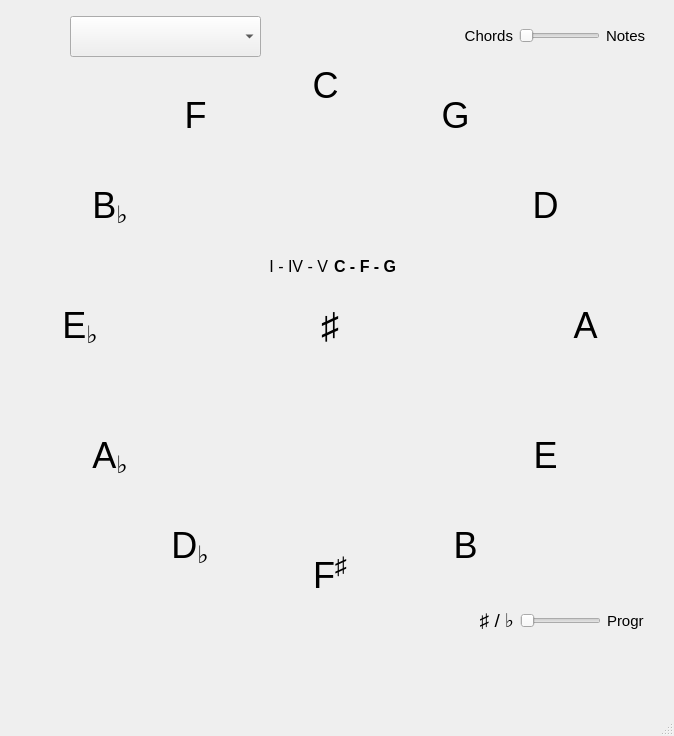
<?xml version="1.0" encoding="UTF-8"?>
<ui version="4.0">
 <class>MainWindow</class>
 <widget class="QMainWindow" name="MainWindow">
  <property name="geometry">
   <rect>
    <x>0</x>
    <y>0</y>
    <width>674</width>
    <height>736</height>
   </rect>
  </property>
  <property name="sizePolicy">
   <sizepolicy hsizetype="Fixed" vsizetype="Fixed">
    <horstretch>0</horstretch>
    <verstretch>0</verstretch>
   </sizepolicy>
  </property>
  <property name="windowTitle">
   <string>Circle of Fifths</string>
  </property>
  <widget class="QWidget" name="centralwidget">
   <widget class="QLabel" name="BaseLabel">
    <property name="geometry">
     <rect>
      <x>80</x>
      <y>80</y>
      <width>501</width>
      <height>501</height>
     </rect>
    </property>
    <property name="text">
     <string/>
    </property>
    <property name="pixmap">
     <pixmap resource="CircleOfFifths.qrc">:/images/circle.png</pixmap>
    </property>
    <property name="scaledContents">
     <bool>true</bool>
    </property>
    <property name="alignment">
     <set>Qt::AlignCenter</set>
    </property>
   </widget>
   <widget class="myLabel" name="CLabel">
    <property name="geometry">
     <rect>
      <x>300</x>
      <y>60</y>
      <width>51</width>
      <height>51</height>
     </rect>
    </property>
    <property name="font">
     <font>
      <pointsize>27</pointsize>
     </font>
    </property>
    <property name="text">
     <string>C</string>
    </property>
    <property name="alignment">
     <set>Qt::AlignCenter</set>
    </property>
   </widget>
   <widget class="myLabel" name="ALabel">
    <property name="geometry">
     <rect>
      <x>560</x>
      <y>300</y>
      <width>51</width>
      <height>51</height>
     </rect>
    </property>
    <property name="font">
     <font>
      <pointsize>27</pointsize>
     </font>
    </property>
    <property name="text">
     <string>A</string>
    </property>
    <property name="alignment">
     <set>Qt::AlignCenter</set>
    </property>
   </widget>
   <widget class="myLabel" name="EbLabel">
    <property name="geometry">
     <rect>
      <x>50</x>
      <y>300</y>
      <width>60</width>
      <height>51</height>
     </rect>
    </property>
    <property name="font">
     <font>
      <pointsize>27</pointsize>
     </font>
    </property>
    <property name="text">
     <string>E&lt;sub&gt;♭&lt;/sub&gt;</string>
    </property>
    <property name="alignment">
     <set>Qt::AlignCenter</set>
    </property>
   </widget>
   <widget class="myLabel" name="FsLabel">
    <property name="geometry">
     <rect>
      <x>300</x>
      <y>550</y>
      <width>60</width>
      <height>51</height>
     </rect>
    </property>
    <property name="font">
     <font>
      <pointsize>27</pointsize>
     </font>
    </property>
    <property name="text">
     <string>F&lt;sup&gt;♯&lt;/sup&gt;</string>
    </property>
    <property name="alignment">
     <set>Qt::AlignCenter</set>
    </property>
   </widget>
   <widget class="myLabel" name="GLabel">
    <property name="geometry">
     <rect>
      <x>430</x>
      <y>90</y>
      <width>51</width>
      <height>51</height>
     </rect>
    </property>
    <property name="font">
     <font>
      <pointsize>27</pointsize>
     </font>
    </property>
    <property name="text">
     <string>G</string>
    </property>
    <property name="alignment">
     <set>Qt::AlignCenter</set>
    </property>
   </widget>
   <widget class="myLabel" name="DLabel">
    <property name="geometry">
     <rect>
      <x>520</x>
      <y>180</y>
      <width>51</width>
      <height>51</height>
     </rect>
    </property>
    <property name="font">
     <font>
      <pointsize>27</pointsize>
     </font>
    </property>
    <property name="text">
     <string>D</string>
    </property>
    <property name="alignment">
     <set>Qt::AlignCenter</set>
    </property>
   </widget>
   <widget class="myLabel" name="ELabel">
    <property name="geometry">
     <rect>
      <x>520</x>
      <y>430</y>
      <width>51</width>
      <height>51</height>
     </rect>
    </property>
    <property name="font">
     <font>
      <pointsize>27</pointsize>
     </font>
    </property>
    <property name="text">
     <string>E</string>
    </property>
    <property name="alignment">
     <set>Qt::AlignCenter</set>
    </property>
   </widget>
   <widget class="myLabel" name="BLabel">
    <property name="geometry">
     <rect>
      <x>440</x>
      <y>520</y>
      <width>51</width>
      <height>51</height>
     </rect>
    </property>
    <property name="font">
     <font>
      <pointsize>27</pointsize>
     </font>
    </property>
    <property name="text">
     <string>B</string>
    </property>
    <property name="alignment">
     <set>Qt::AlignCenter</set>
    </property>
   </widget>
   <widget class="myLabel" name="DbLabel">
    <property name="geometry">
     <rect>
      <x>160</x>
      <y>520</y>
      <width>60</width>
      <height>51</height>
     </rect>
    </property>
    <property name="font">
     <font>
      <pointsize>27</pointsize>
     </font>
    </property>
    <property name="text">
     <string>D&lt;sub&gt;♭&lt;/sub&gt;</string>
    </property>
    <property name="alignment">
     <set>Qt::AlignCenter</set>
    </property>
   </widget>
   <widget class="myLabel" name="AbLabel">
    <property name="geometry">
     <rect>
      <x>80</x>
      <y>430</y>
      <width>60</width>
      <height>51</height>
     </rect>
    </property>
    <property name="font">
     <font>
      <pointsize>27</pointsize>
     </font>
    </property>
    <property name="text">
     <string>A&lt;sub&gt;♭&lt;/sub&gt;</string>
    </property>
    <property name="alignment">
     <set>Qt::AlignCenter</set>
    </property>
   </widget>
   <widget class="myLabel" name="BbLabel">
    <property name="geometry">
     <rect>
      <x>80</x>
      <y>180</y>
      <width>60</width>
      <height>51</height>
     </rect>
    </property>
    <property name="font">
     <font>
      <pointsize>27</pointsize>
     </font>
    </property>
    <property name="text">
     <string>B&lt;sub&gt;♭&lt;/sub&gt;</string>
    </property>
    <property name="alignment">
     <set>Qt::AlignCenter</set>
    </property>
   </widget>
   <widget class="myLabel" name="FLabel">
    <property name="geometry">
     <rect>
      <x>170</x>
      <y>90</y>
      <width>51</width>
      <height>51</height>
     </rect>
    </property>
    <property name="font">
     <font>
      <pointsize>27</pointsize>
     </font>
    </property>
    <property name="text">
     <string>F</string>
    </property>
    <property name="alignment">
     <set>Qt::AlignCenter</set>
    </property>
   </widget>
   <widget class="QLabel" name="SharpFlatLabel">
    <property name="geometry">
     <rect>
      <x>300</x>
      <y>300</y>
      <width>60</width>
      <height>51</height>
     </rect>
    </property>
    <property name="font">
     <font>
      <pointsize>27</pointsize>
     </font>
    </property>
    <property name="text">
     <string>♯</string>
    </property>
    <property name="alignment">
     <set>Qt::AlignCenter</set>
    </property>
   </widget>
   <widget class="QLabel" name="chordLabel1">
    <property name="geometry">
     <rect>
      <x>400</x>
      <y>150</y>
      <width>51</width>
      <height>51</height>
     </rect>
    </property>
    <property name="font">
     <font>
      <pointsize>12</pointsize>
     </font>
    </property>
    <property name="text">
     <string/>
    </property>
    <property name="alignment">
     <set>Qt::AlignCenter</set>
    </property>
   </widget>
   <widget class="QLabel" name="chordLabel2">
    <property name="geometry">
     <rect>
      <x>470</x>
      <y>220</y>
      <width>51</width>
      <height>51</height>
     </rect>
    </property>
    <property name="font">
     <font>
      <pointsize>12</pointsize>
     </font>
    </property>
    <property name="text">
     <string/>
    </property>
    <property name="alignment">
     <set>Qt::AlignCenter</set>
    </property>
   </widget>
   <widget class="QLabel" name="chordLabel3">
    <property name="geometry">
     <rect>
      <x>490</x>
      <y>300</y>
      <width>51</width>
      <height>51</height>
     </rect>
    </property>
    <property name="font">
     <font>
      <pointsize>12</pointsize>
     </font>
    </property>
    <property name="text">
     <string/>
    </property>
    <property name="alignment">
     <set>Qt::AlignCenter</set>
    </property>
   </widget>
   <widget class="QLabel" name="chordLabel4">
    <property name="geometry">
     <rect>
      <x>460</x>
      <y>400</y>
      <width>51</width>
      <height>51</height>
     </rect>
    </property>
    <property name="font">
     <font>
      <pointsize>12</pointsize>
     </font>
    </property>
    <property name="text">
     <string/>
    </property>
    <property name="alignment">
     <set>Qt::AlignCenter</set>
    </property>
   </widget>
   <widget class="QLabel" name="chordLabel5">
    <property name="geometry">
     <rect>
      <x>410</x>
      <y>460</y>
      <width>51</width>
      <height>51</height>
     </rect>
    </property>
    <property name="font">
     <font>
      <pointsize>12</pointsize>
     </font>
    </property>
    <property name="text">
     <string/>
    </property>
    <property name="alignment">
     <set>Qt::AlignCenter</set>
    </property>
   </widget>
   <widget class="QLabel" name="chordLabel6">
    <property name="geometry">
     <rect>
      <x>310</x>
      <y>490</y>
      <width>51</width>
      <height>51</height>
     </rect>
    </property>
    <property name="font">
     <font>
      <pointsize>12</pointsize>
     </font>
    </property>
    <property name="text">
     <string/>
    </property>
    <property name="alignment">
     <set>Qt::AlignCenter</set>
    </property>
   </widget>
   <widget class="QLabel" name="chordLabel7">
    <property name="geometry">
     <rect>
      <x>210</x>
      <y>460</y>
      <width>51</width>
      <height>51</height>
     </rect>
    </property>
    <property name="font">
     <font>
      <pointsize>12</pointsize>
     </font>
    </property>
    <property name="text">
     <string/>
    </property>
    <property name="alignment">
     <set>Qt::AlignCenter</set>
    </property>
   </widget>
   <widget class="QLabel" name="chordLabel8">
    <property name="geometry">
     <rect>
      <x>150</x>
      <y>400</y>
      <width>51</width>
      <height>51</height>
     </rect>
    </property>
    <property name="font">
     <font>
      <pointsize>12</pointsize>
     </font>
    </property>
    <property name="text">
     <string/>
    </property>
    <property name="alignment">
     <set>Qt::AlignCenter</set>
    </property>
   </widget>
   <widget class="QLabel" name="chordLabel9">
    <property name="geometry">
     <rect>
      <x>120</x>
      <y>300</y>
      <width>51</width>
      <height>51</height>
     </rect>
    </property>
    <property name="font">
     <font>
      <pointsize>12</pointsize>
     </font>
    </property>
    <property name="text">
     <string/>
    </property>
    <property name="alignment">
     <set>Qt::AlignCenter</set>
    </property>
   </widget>
   <widget class="QLabel" name="chordLabel10">
    <property name="geometry">
     <rect>
      <x>140</x>
      <y>220</y>
      <width>51</width>
      <height>51</height>
     </rect>
    </property>
    <property name="font">
     <font>
      <pointsize>12</pointsize>
     </font>
    </property>
    <property name="text">
     <string/>
    </property>
    <property name="alignment">
     <set>Qt::AlignCenter</set>
    </property>
   </widget>
   <widget class="QLabel" name="chordLabel11">
    <property name="geometry">
     <rect>
      <x>210</x>
      <y>150</y>
      <width>51</width>
      <height>51</height>
     </rect>
    </property>
    <property name="font">
     <font>
      <pointsize>12</pointsize>
     </font>
    </property>
    <property name="text">
     <string/>
    </property>
    <property name="alignment">
     <set>Qt::AlignCenter</set>
    </property>
   </widget>
   <widget class="QLabel" name="chordLabel0">
    <property name="geometry">
     <rect>
      <x>300</x>
      <y>120</y>
      <width>51</width>
      <height>51</height>
     </rect>
    </property>
    <property name="font">
     <font>
      <pointsize>12</pointsize>
     </font>
    </property>
    <property name="text">
     <string/>
    </property>
    <property name="alignment">
     <set>Qt::AlignCenter</set>
    </property>
   </widget>
   <widget class="myDropdown" name="modeBox">
    <property name="geometry">
     <rect>
      <x>70</x>
      <y>16</y>
      <width>191</width>
      <height>41</height>
     </rect>
    </property>
    <property name="font">
     <font>
      <pointsize>16</pointsize>
     </font>
    </property>
   </widget>
   <widget class="QLabel" name="keyLabel">
    <property name="geometry">
     <rect>
      <x>10</x>
      <y>10</y>
      <width>61</width>
      <height>51</height>
     </rect>
    </property>
    <property name="font">
     <font>
      <pointsize>27</pointsize>
     </font>
    </property>
    <property name="text">
     <string/>
    </property>
    <property name="alignment">
     <set>Qt::AlignCenter</set>
    </property>
   </widget>
   <widget class="QWidget" name="layoutWidget">
    <property name="geometry">
     <rect>
      <x>10</x>
      <y>650</y>
      <width>651</width>
      <height>31</height>
     </rect>
    </property>
    <layout class="QHBoxLayout" name="horizontalLayout">
     <item>
      <widget class="QLabel" name="onechord">
       <property name="font">
        <font>
         <pointsize>14</pointsize>
        </font>
       </property>
       <property name="text">
        <string/>
       </property>
       <property name="alignment">
        <set>Qt::AlignCenter</set>
       </property>
      </widget>
     </item>
     <item>
      <widget class="QLabel" name="twochord">
       <property name="font">
        <font>
         <pointsize>14</pointsize>
        </font>
       </property>
       <property name="text">
        <string/>
       </property>
       <property name="alignment">
        <set>Qt::AlignCenter</set>
       </property>
      </widget>
     </item>
     <item>
      <widget class="QLabel" name="threechord">
       <property name="font">
        <font>
         <pointsize>14</pointsize>
        </font>
       </property>
       <property name="text">
        <string/>
       </property>
       <property name="alignment">
        <set>Qt::AlignCenter</set>
       </property>
      </widget>
     </item>
     <item>
      <widget class="QLabel" name="fourchord">
       <property name="font">
        <font>
         <pointsize>14</pointsize>
        </font>
       </property>
       <property name="text">
        <string/>
       </property>
       <property name="alignment">
        <set>Qt::AlignCenter</set>
       </property>
      </widget>
     </item>
     <item>
      <widget class="QLabel" name="fivechord">
       <property name="font">
        <font>
         <pointsize>14</pointsize>
        </font>
       </property>
       <property name="text">
        <string/>
       </property>
       <property name="alignment">
        <set>Qt::AlignCenter</set>
       </property>
      </widget>
     </item>
     <item>
      <widget class="QLabel" name="sixchord">
       <property name="font">
        <font>
         <pointsize>14</pointsize>
        </font>
       </property>
       <property name="text">
        <string/>
       </property>
       <property name="alignment">
        <set>Qt::AlignCenter</set>
       </property>
      </widget>
     </item>
     <item>
      <widget class="QLabel" name="sevenchord">
       <property name="font">
        <font>
         <pointsize>14</pointsize>
        </font>
       </property>
       <property name="text">
        <string/>
       </property>
       <property name="alignment">
        <set>Qt::AlignCenter</set>
       </property>
      </widget>
     </item>
    </layout>
   </widget>
   <widget class="QWidget" name="horizontalLayoutWidget">
    <property name="geometry">
     <rect>
      <x>459</x>
      <y>15</y>
      <width>201</width>
      <height>41</height>
     </rect>
    </property>
    <layout class="QHBoxLayout" name="horizontalLayout_2" stretch="2,3,2">
     <item>
      <widget class="QLabel" name="label_2">
       <property name="font">
        <font>
         <pointsize>11</pointsize>
        </font>
       </property>
       <property name="text">
        <string>Chords</string>
       </property>
       <property name="alignment">
        <set>Qt::AlignRight|Qt::AlignTrailing|Qt::AlignVCenter</set>
       </property>
       <property name="wordWrap">
        <bool>true</bool>
       </property>
      </widget>
     </item>
     <item>
      <widget class="QSlider" name="modeSlider">
       <property name="maximum">
        <number>1</number>
       </property>
       <property name="orientation">
        <enum>Qt::Horizontal</enum>
       </property>
       <property name="tickInterval">
        <number>0</number>
       </property>
      </widget>
     </item>
     <item>
      <widget class="QLabel" name="label">
       <property name="font">
        <font>
         <pointsize>11</pointsize>
        </font>
       </property>
       <property name="text">
        <string>Notes</string>
       </property>
       <property name="wordWrap">
        <bool>true</bool>
       </property>
      </widget>
     </item>
    </layout>
   </widget>
   <widget class="QWidget" name="layoutWidget_2">
    <property name="geometry">
     <rect>
      <x>10</x>
      <y>680</y>
      <width>651</width>
      <height>31</height>
     </rect>
    </property>
    <layout class="QHBoxLayout" name="horizontalLayout_3">
     <item>
      <widget class="QLabel" name="onechord_2">
       <property name="font">
        <font>
         <pointsize>12</pointsize>
        </font>
       </property>
       <property name="text">
        <string/>
       </property>
       <property name="alignment">
        <set>Qt::AlignCenter</set>
       </property>
      </widget>
     </item>
     <item>
      <widget class="QLabel" name="twochord_2">
       <property name="font">
        <font>
         <pointsize>12</pointsize>
        </font>
       </property>
       <property name="text">
        <string/>
       </property>
       <property name="alignment">
        <set>Qt::AlignCenter</set>
       </property>
      </widget>
     </item>
     <item>
      <widget class="QLabel" name="threechord_2">
       <property name="font">
        <font>
         <pointsize>12</pointsize>
        </font>
       </property>
       <property name="text">
        <string/>
       </property>
       <property name="alignment">
        <set>Qt::AlignCenter</set>
       </property>
      </widget>
     </item>
     <item>
      <widget class="QLabel" name="fourchord_2">
       <property name="font">
        <font>
         <pointsize>12</pointsize>
        </font>
       </property>
       <property name="text">
        <string/>
       </property>
       <property name="alignment">
        <set>Qt::AlignCenter</set>
       </property>
      </widget>
     </item>
     <item>
      <widget class="QLabel" name="fivechord_2">
       <property name="font">
        <font>
         <pointsize>12</pointsize>
        </font>
       </property>
       <property name="text">
        <string/>
       </property>
       <property name="alignment">
        <set>Qt::AlignCenter</set>
       </property>
      </widget>
     </item>
     <item>
      <widget class="QLabel" name="sixchord_2">
       <property name="font">
        <font>
         <pointsize>12</pointsize>
        </font>
       </property>
       <property name="text">
        <string/>
       </property>
       <property name="alignment">
        <set>Qt::AlignCenter</set>
       </property>
      </widget>
     </item>
     <item>
      <widget class="QLabel" name="sevenchord_2">
       <property name="font">
        <font>
         <pointsize>12</pointsize>
        </font>
       </property>
       <property name="text">
        <string/>
       </property>
       <property name="alignment">
        <set>Qt::AlignCenter</set>
       </property>
      </widget>
     </item>
    </layout>
   </widget>
   <widget class="QLabel" name="ScaleLabel">
    <property name="geometry">
     <rect>
      <x>10</x>
      <y>620</y>
      <width>161</width>
      <height>21</height>
     </rect>
    </property>
    <property name="font">
     <font>
      <pointsize>14</pointsize>
     </font>
    </property>
    <property name="text">
     <string/>
    </property>
   </widget>
   <widget class="QFrame" name="frameOfProgressions">
    <property name="geometry">
     <rect>
      <x>190</x>
      <y>250</y>
      <width>291</width>
      <height>151</height>
     </rect>
    </property>
    <property name="styleSheet">
     <string notr="true">border:0</string>
    </property>
    <property name="frameShape">
     <enum>QFrame::StyledPanel</enum>
    </property>
    <property name="frameShadow">
     <enum>QFrame::Raised</enum>
    </property>
    <widget class="QWidget" name="gridLayoutWidget">
     <property name="geometry">
      <rect>
       <x>-10</x>
       <y>0</y>
       <width>301</width>
       <height>151</height>
      </rect>
     </property>
     <layout class="QGridLayout" name="boxOfProgressions">
      <item row="1" column="0">
       <widget class="QLabel" name="prog2">
        <property name="minimumSize">
         <size>
          <width>0</width>
          <height>0</height>
         </size>
        </property>
        <property name="maximumSize">
         <size>
          <width>16777215</width>
          <height>16777215</height>
         </size>
        </property>
        <property name="font">
         <font>
          <pointsize>12</pointsize>
         </font>
        </property>
        <property name="text">
         <string/>
        </property>
        <property name="alignment">
         <set>Qt::AlignRight|Qt::AlignTrailing|Qt::AlignVCenter</set>
        </property>
       </widget>
      </item>
      <item row="2" column="2">
       <widget class="QLabel" name="chordprog3">
        <property name="font">
         <font>
          <pointsize>12</pointsize>
          <weight>75</weight>
          <bold>true</bold>
         </font>
        </property>
        <property name="text">
         <string/>
        </property>
        <property name="alignment">
         <set>Qt::AlignLeading|Qt::AlignLeft|Qt::AlignVCenter</set>
        </property>
       </widget>
      </item>
      <item row="2" column="0">
       <widget class="QLabel" name="prog3">
        <property name="minimumSize">
         <size>
          <width>0</width>
          <height>0</height>
         </size>
        </property>
        <property name="maximumSize">
         <size>
          <width>16777215</width>
          <height>16777215</height>
         </size>
        </property>
        <property name="font">
         <font>
          <pointsize>12</pointsize>
         </font>
        </property>
        <property name="text">
         <string/>
        </property>
        <property name="alignment">
         <set>Qt::AlignRight|Qt::AlignTrailing|Qt::AlignVCenter</set>
        </property>
       </widget>
      </item>
      <item row="3" column="0">
       <widget class="QLabel" name="prog4">
        <property name="minimumSize">
         <size>
          <width>0</width>
          <height>0</height>
         </size>
        </property>
        <property name="maximumSize">
         <size>
          <width>16777215</width>
          <height>16777215</height>
         </size>
        </property>
        <property name="font">
         <font>
          <pointsize>12</pointsize>
         </font>
        </property>
        <property name="text">
         <string/>
        </property>
        <property name="alignment">
         <set>Qt::AlignRight|Qt::AlignTrailing|Qt::AlignVCenter</set>
        </property>
       </widget>
      </item>
      <item row="0" column="0">
       <widget class="QLabel" name="prog1">
        <property name="minimumSize">
         <size>
          <width>0</width>
          <height>0</height>
         </size>
        </property>
        <property name="maximumSize">
         <size>
          <width>16777215</width>
          <height>16777215</height>
         </size>
        </property>
        <property name="font">
         <font>
          <pointsize>12</pointsize>
         </font>
        </property>
        <property name="text">
         <string>I - IV - V</string>
        </property>
        <property name="alignment">
         <set>Qt::AlignRight|Qt::AlignTrailing|Qt::AlignVCenter</set>
        </property>
       </widget>
      </item>
      <item row="1" column="2">
       <widget class="QLabel" name="chordprog2">
        <property name="font">
         <font>
          <pointsize>12</pointsize>
          <weight>75</weight>
          <bold>true</bold>
         </font>
        </property>
        <property name="text">
         <string/>
        </property>
        <property name="alignment">
         <set>Qt::AlignLeading|Qt::AlignLeft|Qt::AlignVCenter</set>
        </property>
       </widget>
      </item>
      <item row="0" column="2">
       <widget class="QLabel" name="chordprog1">
        <property name="font">
         <font>
          <pointsize>12</pointsize>
          <weight>75</weight>
          <bold>true</bold>
         </font>
        </property>
        <property name="text">
         <string>C - F - G</string>
        </property>
        <property name="alignment">
         <set>Qt::AlignLeading|Qt::AlignLeft|Qt::AlignVCenter</set>
        </property>
       </widget>
      </item>
      <item row="3" column="2">
       <widget class="QLabel" name="chordprog4">
        <property name="font">
         <font>
          <pointsize>12</pointsize>
          <weight>75</weight>
          <bold>true</bold>
         </font>
        </property>
        <property name="text">
         <string/>
        </property>
        <property name="alignment">
         <set>Qt::AlignLeading|Qt::AlignLeft|Qt::AlignVCenter</set>
        </property>
       </widget>
      </item>
     </layout>
    </widget>
   </widget>
   <widget class="QWidget" name="horizontalLayoutWidget_2">
    <property name="geometry">
     <rect>
      <x>460</x>
      <y>600</y>
      <width>201</width>
      <height>41</height>
     </rect>
    </property>
    <layout class="QHBoxLayout" name="horizontalLayout_4" stretch="2,3,2">
     <item>
      <widget class="QLabel" name="label_3">
       <property name="font">
        <font>
         <pointsize>14</pointsize>
        </font>
       </property>
       <property name="text">
        <string>♯ / ♭</string>
       </property>
       <property name="alignment">
        <set>Qt::AlignRight|Qt::AlignTrailing|Qt::AlignVCenter</set>
       </property>
       <property name="wordWrap">
        <bool>true</bool>
       </property>
      </widget>
     </item>
     <item>
      <widget class="QSlider" name="sharpsProgSlider">
       <property name="maximum">
        <number>1</number>
       </property>
       <property name="orientation">
        <enum>Qt::Horizontal</enum>
       </property>
       <property name="tickInterval">
        <number>0</number>
       </property>
      </widget>
     </item>
     <item>
      <widget class="QLabel" name="label_4">
       <property name="font">
        <font>
         <pointsize>11</pointsize>
        </font>
       </property>
       <property name="text">
        <string>Progr</string>
       </property>
       <property name="wordWrap">
        <bool>true</bool>
       </property>
      </widget>
     </item>
    </layout>
   </widget>
  </widget>
  <widget class="QMenuBar" name="menubar">
   <property name="geometry">
    <rect>
     <x>0</x>
     <y>0</y>
     <width>674</width>
     <height>21</height>
    </rect>
   </property>
  </widget>
  <widget class="QStatusBar" name="statusbar"/>
 </widget>
 <customwidgets>
  <customwidget>
   <class>myLabel</class>
   <extends>QLabel</extends>
   <header>mylabel.h</header>
  </customwidget>
  <customwidget>
   <class>myDropdown</class>
   <extends>QComboBox</extends>
   <header>mydropdown.h</header>
  </customwidget>
 </customwidgets>
 <resources>
  <include location="CircleOfFifths.qrc"/>
 </resources>
 <connections/>
</ui>
